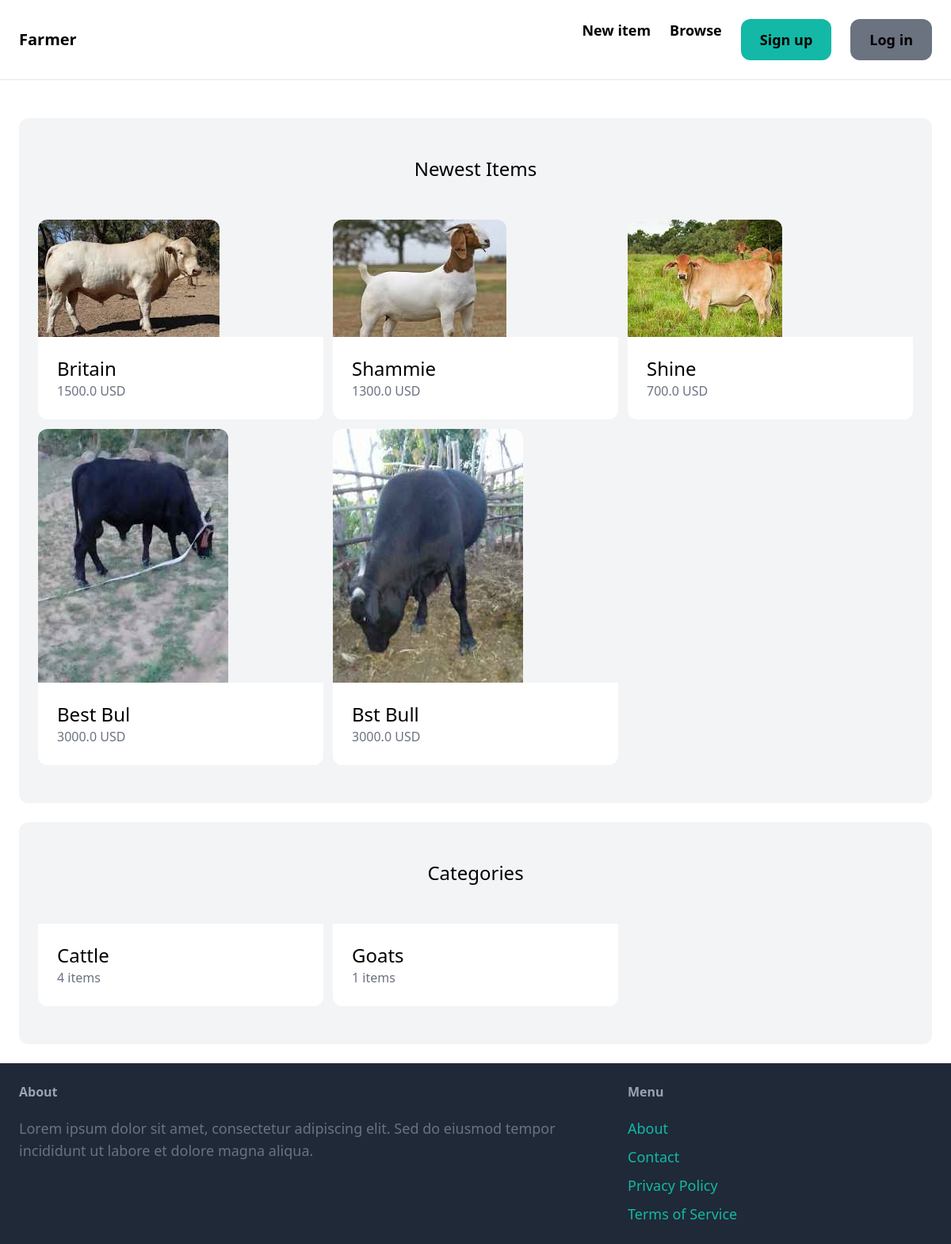
The page / on the database its author committed.
### item/models.py (models this page shows, shortened)
class Item(models.Model):
    category = models.ForeignKey(Category, related_name='items', on_delete=models.CASCADE)
    name = models.CharField(max_length=255)
    description = models.TextField(blank=True, null=True)
    price = models.FloatField()
    image = models.ImageField(upload_to='items_images', blank=True, null=True)
    is_sold = models.BooleanField(default=False)
    created_by = models.ForeignKey(User, related_name='items', on_delete=models.CASCADE)
    created_at = models.DateTimeField(auto_now_add=True)

class Category(models.Model):
    name = models.CharField(max_length=225)
    class Meta:
        ordering = ['name']
        verbose_name_plural = 'Categories'

### farmer/views.py (the view)
# urls.py: path('', views.index, name='index'),
def index(request):
    items = Item.objects.filter(is_sold=False) [0:10]
    categories = Category.objects.all()
    return render(request, 'farmer/index.html', {
        'categories': categories,
        'items': items,
    })

### farmer/templates/farmer/index.html (shortened to what this page needs)
{% extends "farmer/base.html" %}
{% block content %}
<div class="mt-6 px-6 py-12 bg-gray-100 rounded-xl">
    <h2 class ="mb-12 text-2xl text-center">Newest Items</h2>
    <div class="grid grid-cols-3 gap-3">
      {% for item in items %}
      <div>
        <a href="{% url 'item:detail' item.id %}" >
          <div>
              <img src="{{ item.image.url }}" alt="{{ item.name }}" class="rounded-t-xl">
          </div>
          <div class="p-6 bg-white rounded-b-xl">
              <h2 class="text-2xl">{{ item.name }}</h2>
              <p class="text-gray-500">{{ item.price }} USD</p>
          </div>
        </a>
      </div>
      {% endfor %}
    </div>
</div>
<div class="mt-6 px-6 py-12 bg-gray-100 rounded-xl">
  <h2 class ="mb-12 text-2xl text-center">Categories</h2>
  <div class="grid grid-cols-3 gap-3">
    {% for category in categories %}
      <div>
        <a href="#">
          <div class="p-6 bg-white rounded-b-xl">
            <h2 class="text-2xl">{{ category.name }}</h2>
            <p class="text-gray-500">{{ category.items.count }} items</p>
          </div>
        </a>
      </div>
    {% endfor %}
  </div>
</div>
{% endblock %}

### farmer/templates/farmer/base.html (shortened to what this page needs)
<!DOCTYPE html>
<html lang="en">
<head>
    <script src="https://cdn.tailwindcss.com"></script>
</head>
<body>
    <nav class="py-6 px-6 flex justify-between items-center border-b border-gray-200">
        <a href="/" class="text-xl font-semibold">Farmer </a>
        <div class="flex space-x-6">
            <a href="{% url 'item:new'%}" class="text-lg font-semibold hover:text-gray-500">New item</a>
            <a href="{% url 'item:items'%}" class="text-lg font-semibold hover:text-gray-500">Browse</a>
            {% if request.user.is_authenticated %}
            <a href="#" class="px-6 py-3 text-lg font-semibold bg-teal-500 rounded-xl hover:bg-teal-700">Inbox</a>
            <a href="{% url 'dashboard:index' %}" class="px-6 py-3 text-lg font-semibold bg-gray-500 rounded-xl hover:bg-gray-700">Dashboard</a>
            {% else %}
            <a href="{% url 'farmer:signup' %}" class="px-6 py-3 text-lg font-semibold bg-teal-500 rounded-xl hover:bg-teal-700">Sign up</a>
            <a href="{% url 'farmer:login' %}" class="px-6 py-3 text-lg font-semibold bg-gray-500 rounded-xl hover:bg-gray-700">Log in</a>
            {% endif %}
        </div>
    </nav>
    <div class="px-6 py-6">
       {% block content %}
       {% endblock %}
    </div>
    <footer class="py-6 px-6 flex bg-gray-800">
        <div class="w-2/3 pr-10">
            <h3 class="mb-5 font-semibold text-gray-400">About</h3>
            <p class="text-lg text-gray-500">Lorem ipsum dolor sit amet, consectetur adipiscing elit. Sed do eiusmod tempor incididunt ut labore et dolore magna aliqua.</p>
        </div>
        <div class="w-1/3">
            <h3 class="mb-5 font-semibold text-gray-400">Menu</h3>
            <ul class="space-y-2">
                <li><a href="#" class="text-lg text-teal-500 hover:text-teal-700">About</a></li>
                <li><a href="{% url 'farmer:contact' %}" class="text-lg text-teal-500 hover:text-teal-700">Contact</a></li>
                <li><a href="#" class="text-lg text-teal-500 hover:text-teal-700">Privacy Policy</a></li>
                <li><a href="#" class="text-lg text-teal-500 hover:text-teal-700">Terms of Service</a></li>
            </ul>
        </div>
    </footer>
</body>
</html>

### rows shown on the page
Item: image (picture), name "Britain", price "1500.0"
Item: image (picture), name "Shammie", price "1300.0"
Item: image (picture), name "Shine", price "700.0"
Item: image (picture), name "Best Bul", price "3000.0"
Item: image (picture), name "Bst Bull", price "3000.0"
Category: name "Cattle", items.count "4"
Category: name "Goats", items.count "1"
